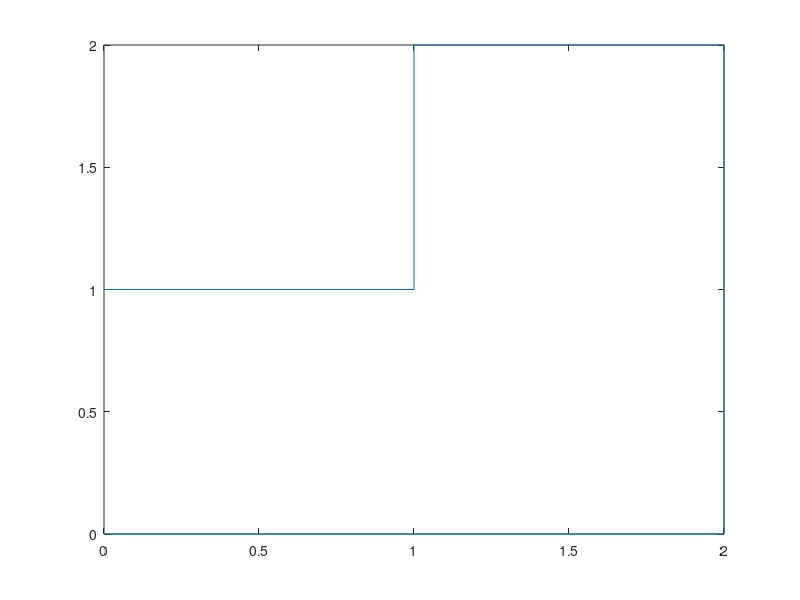

MATLAB code to generate this figure: (Note: this script raises an error after producing the figure.)

clc
close all
clear all

%%
points=[0 0;1 0;2 0;2 2;1 2; 1 1;0.5 1;0 1]
pointsVec=points';
pointsVec=pointsVec(:);
plot(points(:,1),points(:,2));
n=length(points(:,1));
centreMat=eye(2*n);
centreMat=(centreMat+centreMat(:,[end-1:end,1:end-2]))*0.5;

[rotDif]=[0 -1 0 1; 1 0 -1 0];
normMat=zeros(2*n);
for ii=1:n-1
    normMat((2*(ii-1)+1):(2*(ii-1)+2),(2*(ii-1)+1):(2*(ii-1)+4))=rotDif;
end
ii=n;
normMat((2*(ii-1)+1):(2*(ii-1)+2),(2*(ii-1)+1):(2*(ii-1)+2))=rotDif(:,1:2);
normMat((2*(ii-1)+1):(2*(ii-1)+2),1:2)=rotDif(:,3:4);
A=0.5*(normMat*pointsVec)'*(centreMat*pointsVec);
A=0.5*pointsVec'*(normMat'*centreMat)*pointsVec;

areaMat=(normMat'*centreMat);

%% even
isEven=false;
if isEven
    nVar=5;
    nUniqVar=nVar;
    nNewPoints=2;
    coeffVec=sym('a',[nVar,1],'real');
    coeff2=sym(zeros([4*nVar,1]));
    coeff2(1:2:end)=[coeffVec(nVar:-1:1);coeffVec];
    %coeff2=coeffVec
    numPoints=2*n;
        numNewPoints=nNewPoints*2*n;
    subMask=zeros(numNewPoints,numPoints);
    subMask=sym(subMask);
    for ii=0:n-1
        for kk=1:2
            iStart=2*ii+(kk-1);
            jStart=2*ii*nNewPoints+kk-1-2*nVar+nNewPoints;

            nJ=4*nVar;
            indX=zeros(1,1);
            indY=zeros(1,nJ);
            for iLoop=1:1
                indX(iLoop)=mod(iStart+(iLoop-1),numPoints)+1;
            end
            for jLoop=1:nJ
                indY(jLoop)=mod(jStart+(jLoop-1),numNewPoints)+1;
            end

            subMask(indY,indX)=(coeff2)+(subMask(indY,indX));
        end
    end
else
    nUniqVar=6;
    nVar=11;
    nNewPoints=3;
    coeffVec=sym('a',[nUniqVar,1],'real');
    coeff2=sym(zeros([2*nVar-1,1]));
    coeff2(1:2:end)=[coeffVec(end:-1:2);coeffVec];
    %coeff2=coeffVec
    numPoints=2*n;
    numNewPoints=nNewPoints*2*n;
    subMask=zeros(numNewPoints,numPoints);
    subMask=sym(subMask);
    for ii=0:n-1
        for kk=1:2
            iStart=2*ii+(kk-1);
            jStart=2*ii*nNewPoints+kk-1-nVar+3;

            nJ=length(coeff2);
            indX=zeros(1,1);
            indY=zeros(1,nJ);
            for iLoop=1:1
                indX(iLoop)=mod(iStart+(iLoop-1),numPoints)+1;
            end
            for jLoop=1:nJ
                indY(jLoop)=mod(jStart+(jLoop-1),numNewPoints)+1;
            end

            subMask(indY,indX)=(coeff2)+(subMask(indY,indX));
        end
    end
    
end
subMask(1:2:end,1:2:end)
%%

n2=nNewPoints*length(points(:,1));
centreMatLarge=eye(2*n2);
centreMatLarge=(centreMatLarge+centreMatLarge(:,[end-1:end,1:end-2]))*0.5;

[rotDif]=[0 -1 0 1; 1 0 -1 0];
normMatLarge=zeros(2*n2);
for ii=1:n2-1
    normMatLarge((2*(ii-1)+1):(2*(ii-1)+2),(2*(ii-1)+1):(2*(ii-1)+4))=rotDif;
end
ii=n2;
normMatLarge((2*(ii-1)+1):(2*(ii-1)+2),(2*(ii-1)+1):(2*(ii-1)+2))=rotDif(:,1:2);
normMatLarge((2*(ii-1)+1):(2*(ii-1)+2),1:2)=rotDif(:,3:4);


areaMatLarge=(normMatLarge'*centreMatLarge);

areaSym=sym(areaMatLarge);

coeffsolMat=subMask'*areaMatLarge*subMask;

sol=solve([coeffsolMat(:,1)==areaMat(:,1); sum(subMask,2)==1; subMask(3,1)~=1  ],'ReturnConditions',true,'Real',true)

%% Exploit sol

solVec=sym('a',[nUniqVar,1],'real');
subMask2=subMask(1:2:end,1:2:end);
solI=2;
paramsAct=2:3;
for ii=1:nUniqVar
    
    solVec(ii)=eval(['sol.a',int2str(ii),'(',int2str(solI),')']);
    subMask2=subs(subMask2,['a',int2str(ii)],solVec(ii));
end

solVec

subMask3=double(vpa(subs(subMask2,sol.parameters(paramsAct),[0.2 0.1])))
newPoints=subMask3*points;
figure
plot(newPoints(:,1),newPoints(:,2))
hold on
plot(points(:,1),points(:,2));
oldPoints=points
points=newPoints;
pointsVec=points';
pointsVec=pointsVec(:);
plot(points(:,1),points(:,2));
n=length(points(:,1));
centreMat=eye(2*n);
centreMat=(centreMat+centreMat(:,[end-1:end,1:end-2]))*0.5;

[rotDif]=[0 -1 0 1; 1 0 -1 0];
normMat=zeros(2*n);
for ii=1:n-1
    normMat((2*(ii-1)+1):(2*(ii-1)+2),(2*(ii-1)+1):(2*(ii-1)+4))=rotDif;
end
ii=n;
normMat((2*(ii-1)+1):(2*(ii-1)+2),(2*(ii-1)+1):(2*(ii-1)+2))=rotDif(:,1:2);
normMat((2*(ii-1)+1):(2*(ii-1)+2),1:2)=rotDif(:,3:4);
A=0.5*(normMat*pointsVec)'*(centreMat*pointsVec);
A=0.5*pointsVec'*(normMat'*centreMat)*pointsVec
%%
vec=linspace(0.01,0.9,20);
points=oldPoints;
[X,Y]=meshgrid(vec,vec);
%for mm=0.05:0.1:0.5
    surfDat=zeros([length(vec)*[1 1],nUniqVar]);
kk=1;
for ii=vec
    ll=1;
    for jj=vec
        surfDat(kk,ll,:)=double(subs(subMask2(3:3+nUniqVar-1,1),sol.parameters(paramsAct),[ii,jj]));
        ll=ll+1;
    end
    kk=kk+1;
end

% figure
% for ii=1:nUniqVar
%     subplot(2,4,ii)
%     surf(X,Y,surfDat(:,:,ii));
%     
% end
figure
for ii=1:nUniqVar
    subplot(2,4,ii)
    [c,h]=contourf(X,Y,surfDat(:,:,ii));
    clabel(c,h)
end
%end
%valx=subs(solVec,sol.parameters,[0.75 0.25 0.125])
